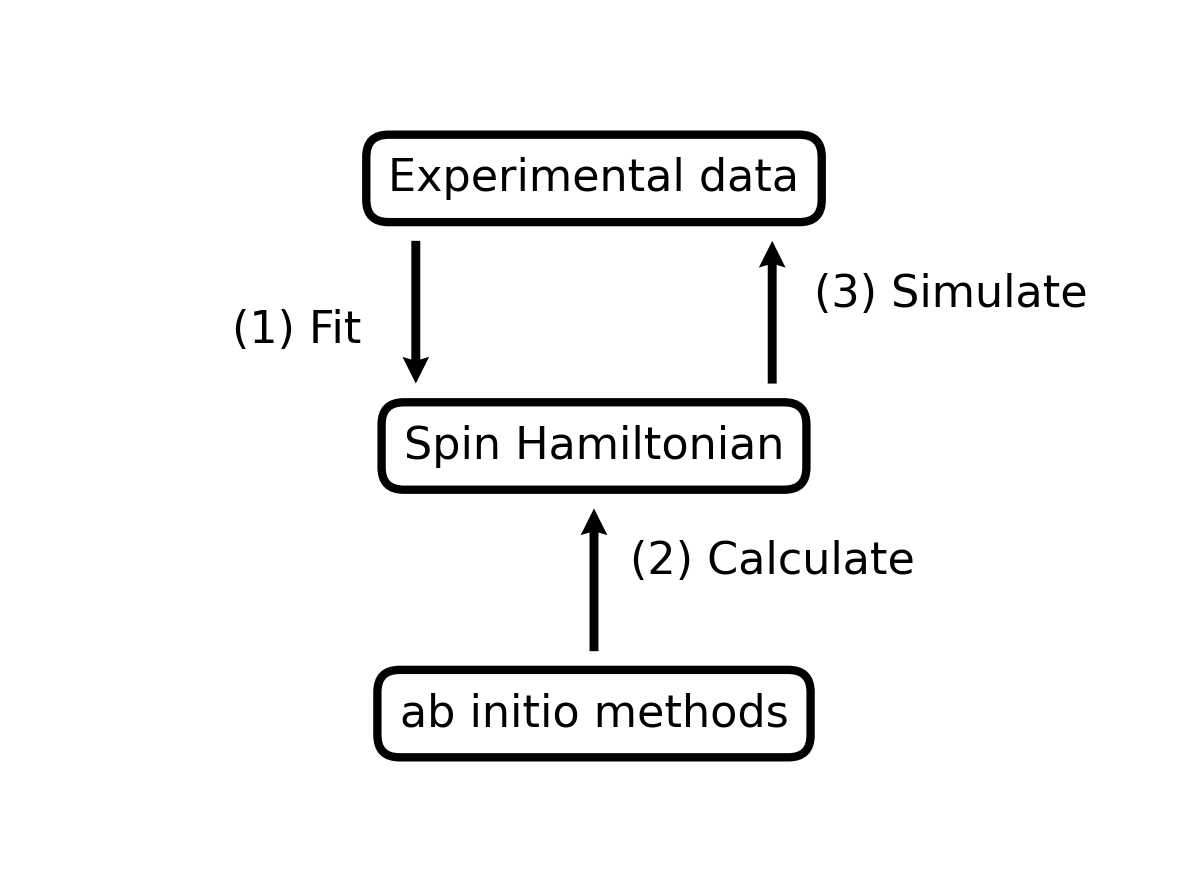

Write the Python code that produced this figure.
# ================================== LICENSE ===================================
# Magnopy - Python package for magnons.
#
# Copyright (C) 2023 Magnopy Team
#
# e-mail: anry@uv.es, web: magnopy.org
#
# This program is free software: you  can redistribute it and/or modify it under
# the terms of the GNU General Public License as published by the  Free Software
# Foundation,  either  version 3  of the License,  or (at your option) any later
# version.
#
# This program is distributed in the  hope  that it will be useful,  but WITHOUT
# ANY WARRANTY;  without even the implied warranty of MERCHANTABILITY or FITNESS
# FOR A PARTICULAR PURPOSE. See the GNU General Public License for more details.
#
# You should have received a copy of the  GNU General Public License  along with
# this program.  If not, see <https://www.gnu.org/licenses/>.
# ================================ END LICENSE =================================

import matplotlib.pyplot as plt


# One column of A4
WIDTH = 0.36 * 8.27


def main():
    # Prepare canvas
    fig = plt.figure(figsize=(WIDTH, WIDTH * 0.75))
    ax = fig.add_axes([0, 0, 1, 1])
    ax.set_xlim(0, 1)
    ax.set_ylim(0, 1)
    ax.axis("off")

    # Define styles
    text_box = dict(
        ha="center",
        va="center",
        fontsize=8,
        bbox=dict(boxstyle="round,pad=0.5", fc="white", ec="black", lw=1.5),
    )
    text_arrow = dict(ha="center", va="center", fontsize=8)
    arrow_style = dict(
        angles="xy", scale_units="xy", scale=1, headlength=3, headaxislength=2.7
    )

    # Add text in boxes
    ax.text(0.5, 0.8, "Experimental data", **text_box)
    ax.text(0.5, 0.5, "Spin Hamiltonian", **text_box)
    ax.text(0.5, 0.2, "ab initio methods", **text_box)

    # Add text for arrows
    ax.text(0.65, 0.37, "(2) Calculate", **text_arrow)
    ax.text(0.8, 0.67, "(3) Simulate", **text_arrow)
    ax.text(0.25, 0.63, "(1) Fit", **text_arrow)

    # Draw arrows
    ax.quiver(0.35, 0.73, 0, -0.16, **arrow_style)
    ax.quiver(0.65, 0.57, 0, +0.16, **arrow_style)
    ax.quiver(0.5, 0.27, 0, +0.16, **arrow_style)

    # Save figure
    plt.savefig("figure-1.png", dpi=400)
    plt.savefig("figure-1.eps", dpi=400)
    plt.close()


if __name__ == "__main__":
    main()
